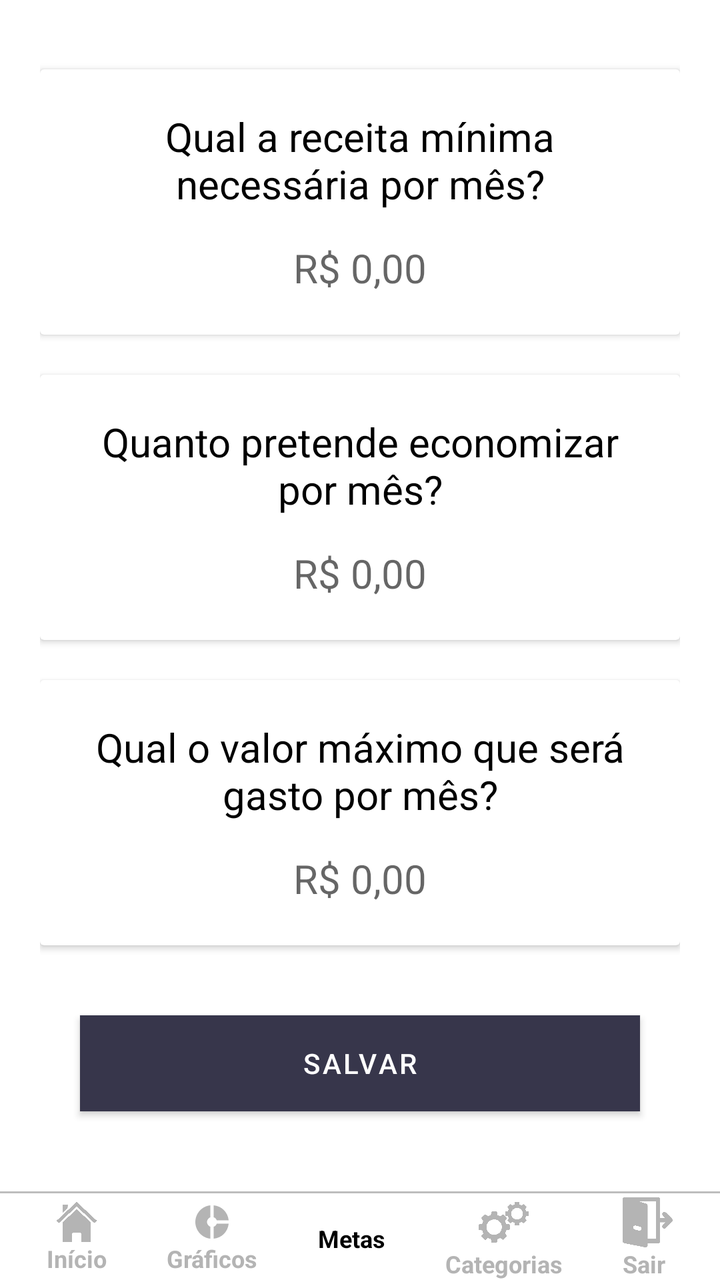
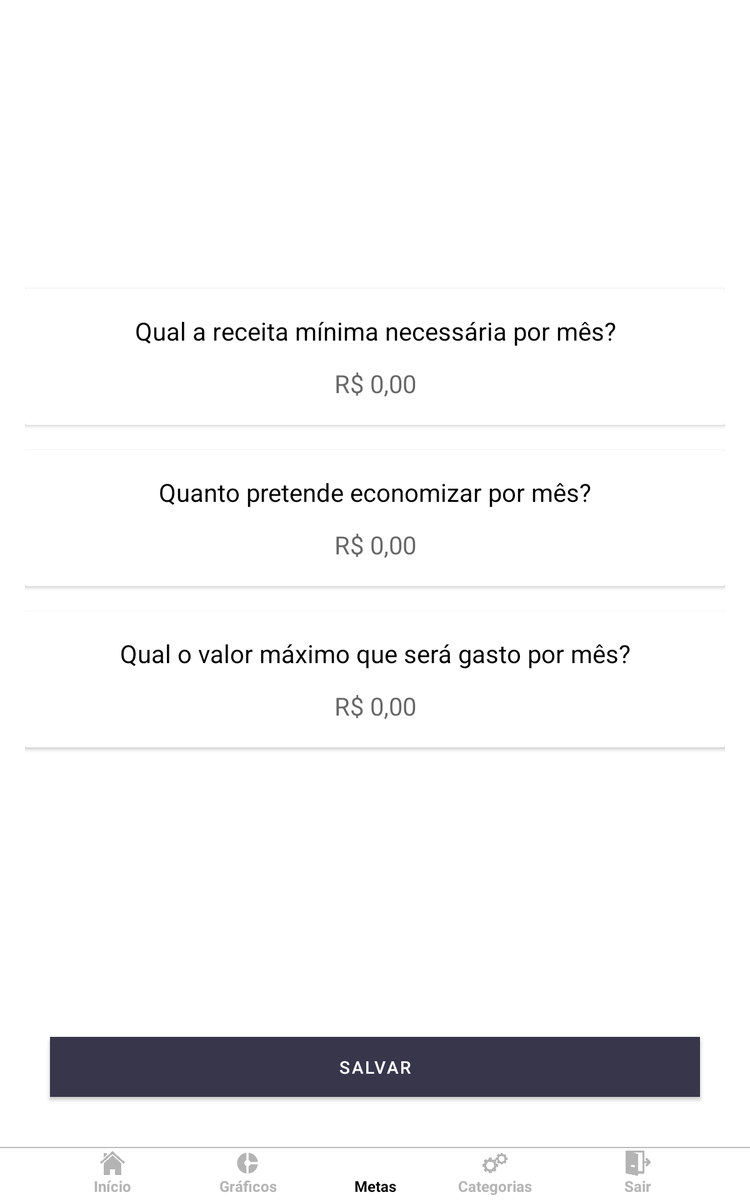

One screen, two layout resources from the same app: the default and the repository's alternative for another configuration. Each is rendered where Android would select it; the XML of both is given below.
<!-- AndroidManifest.xml: application theme AppTheme -->
<!-- res/layout/activity_limites.xml -->
<?xml version="1.0" encoding="utf-8"?>
<androidx.constraintlayout.widget.ConstraintLayout xmlns:android="http://schemas.android.com/apk/res/android"
    xmlns:app="http://schemas.android.com/apk/res-auto"
    xmlns:tools="http://schemas.android.com/tools"
    android:layout_width="match_parent"
    android:layout_height="match_parent"
    tools:context=".LimitesActivity">

    <LinearLayout
        android:layout_width="0dp"
        android:layout_height="0dp"
        android:padding="20dp"
        android:gravity="center"
        android:orientation="vertical"
        app:layout_constraintBottom_toTopOf="@+id/btSave"
        app:layout_constraintEnd_toEndOf="parent"
        app:layout_constraintStart_toStartOf="parent"
        app:layout_constraintTop_toTopOf="parent">

        <androidx.cardview.widget.CardView
            android:layout_width="match_parent"
            android:layout_height="wrap_content" >

            <androidx.constraintlayout.widget.ConstraintLayout
                android:layout_width="match_parent"
                android:padding="20dp"
                android:layout_height="match_parent" >

                <TextView
                    android:id="@+id/tvMinLabel"
                    android:layout_width="match_parent"
                    android:layout_height="wrap_content"
                    android:text="@string/min_label"
                    android:gravity="center"
                    android:textColor="#000"
                    android:textSize="20sp"
                    app:layout_constraintEnd_toEndOf="parent"
                    app:layout_constraintStart_toStartOf="parent"
                    app:layout_constraintTop_toTopOf="parent" />

                <EditText
                    android:id="@+id/etMinValor"
                    android:layout_width="wrap_content"
                    android:layout_height="wrap_content"
                    android:layout_marginTop="15dp"
                    android:background="@null"
                    android:hint="@string/valor_hint"
                    android:inputType="number"
                    android:maxLength="12"
                    android:textColor="#000"
                    android:textSize="20sp"
                    app:layout_constraintEnd_toEndOf="parent"
                    app:layout_constraintStart_toStartOf="parent"
                    app:layout_constraintTop_toBottomOf="@+id/tvMinLabel" />

            </androidx.constraintlayout.widget.ConstraintLayout>

        </androidx.cardview.widget.CardView>

        <androidx.cardview.widget.CardView
            android:layout_width="match_parent"
            android:layout_marginTop="20dp"
            android:layout_height="wrap_content" >

            <androidx.constraintlayout.widget.ConstraintLayout
                android:layout_width="match_parent"
                android:padding="20dp"
                android:layout_height="match_parent" >

                <TextView
                    android:id="@+id/tvEconomiaLabel"
                    android:layout_width="match_parent"
                    android:layout_height="wrap_content"
                    android:text="@string/economia_label"
                    android:gravity="center"
                    android:textColor="#000"
                    android:textSize="20sp"
                    app:layout_constraintEnd_toEndOf="parent"
                    app:layout_constraintStart_toStartOf="parent"
                    app:layout_constraintTop_toTopOf="parent" />

                <EditText
                    android:id="@+id/etEconomiaValor"
                    android:layout_width="wrap_content"
                    android:layout_height="wrap_content"
                    android:layout_marginTop="15dp"
                    android:background="@null"
                    android:hint="@string/valor_hint"
                    android:inputType="number"
                    android:maxLength="12"
                    android:textColor="#000"
                    android:textSize="20sp"
                    app:layout_constraintEnd_toEndOf="parent"
                    app:layout_constraintStart_toStartOf="parent"
                    app:layout_constraintTop_toBottomOf="@+id/tvEconomiaLabel" />

            </androidx.constraintlayout.widget.ConstraintLayout>

        </androidx.cardview.widget.CardView>

        <androidx.cardview.widget.CardView
            android:layout_width="match_parent"
            android:layout_marginTop="20dp"
            android:layout_height="wrap_content" >

            <androidx.constraintlayout.widget.ConstraintLayout
                android:layout_width="match_parent"
                android:padding="20dp"
                android:layout_height="match_parent" >

                <TextView
                    android:id="@+id/tvMaxLabel"
                    android:layout_width="match_parent"
                    android:layout_height="wrap_content"
                    android:text="@string/max_label"
                    android:gravity="center"
                    android:textColor="#000"
                    android:textSize="20sp"
                    app:layout_constraintEnd_toEndOf="parent"
                    app:layout_constraintStart_toStartOf="parent"
                    app:layout_constraintTop_toTopOf="parent" />

                <EditText
                    android:id="@+id/etMaxValor"
                    android:layout_width="wrap_content"
                    android:layout_height="wrap_content"
                    android:layout_marginTop="15dp"
                    android:background="@null"
                    android:hint="@string/valor_hint"
                    android:inputType="number"
                    android:maxLength="12"
                    android:textColor="#000"
                    android:textSize="20sp"
                    app:layout_constraintEnd_toEndOf="parent"
                    app:layout_constraintStart_toStartOf="parent"
                    app:layout_constraintTop_toBottomOf="@+id/tvMaxLabel" />

            </androidx.constraintlayout.widget.ConstraintLayout>

        </androidx.cardview.widget.CardView>

    </LinearLayout>

    <Button
        android:id="@+id/btSave"
        android:layout_width="match_parent"
        android:layout_height="wrap_content"
        android:layout_marginLeft="40dp"
        android:layout_marginRight="40dp"
        android:layout_marginBottom="40dp"
        android:background="@drawable/receita_button_bg"
        android:text="@string/salvar"
        android:textColor="@color/colorAccent"
        app:layout_constraintBottom_toTopOf="@+id/view2"
        app:layout_constraintEnd_toEndOf="parent"
        app:layout_constraintStart_toStartOf="parent" />

    <View
        android:id="@+id/view2"
        android:layout_width="match_parent"
        android:layout_height="1dp"
        android:layout_marginBottom="2dp"
        android:background="#BDBDBD"
        app:layout_constraintBottom_toTopOf="@+id/linearLayout6" />

    <LinearLayout
        android:id="@+id/linearLayout6"
        android:layout_width="match_parent"
        android:layout_height="wrap_content"
        android:gravity="center"
        android:layout_marginTop="2dp"
        android:orientation="horizontal"
        app:layout_constraintBottom_toBottomOf="parent"
        app:layout_constraintEnd_toEndOf="parent"
        app:layout_constraintStart_toStartOf="parent">

        <TextView
            android:id="@+id/tvInicio"
            android:layout_width="wrap_content"
            android:layout_height="wrap_content"
            android:background="?attr/selectableItemBackgroundBorderless"
            android:layout_marginRight="30dp"
            android:drawableTop="@drawable/ic_home_gray"
            android:text="@string/inicio"
            android:textColor="#B4B4B4"
            android:textSize="12sp"
            android:textStyle="bold" />

        <TextView
            android:id="@+id/tvGrafico"
            android:layout_width="wrap_content"
            android:layout_height="wrap_content"
            android:background="?attr/selectableItemBackgroundBorderless"
            android:layout_marginRight="30dp"
            android:drawableTop="@drawable/ic_donut_gray"
            android:text="@string/grafico"
            android:textColor="#B4B4B4"
            android:textSize="12sp"
            android:textStyle="bold" />

        <TextView
            android:id="@+id/tvLimites"
            android:layout_width="wrap_content"
            android:layout_height="wrap_content"
            android:layout_marginRight="30dp"
            android:drawableTop="@drawable/ic_porcentagem"
            android:text="@string/metas"
            android:textColor="#000"
            android:textSize="12sp"
            android:textStyle="bold" />

        <TextView
            android:id="@+id/tvCategorias"
            android:layout_width="wrap_content"
            android:layout_height="wrap_content"
            android:background="?attr/selectableItemBackgroundBorderless"
            android:layout_marginRight="30dp"
            android:drawableTop="@drawable/ic_engrenagem_gray"
            android:text="@string/categorias"
            android:textColor="#B4B4B4"
            android:textSize="12sp"
            android:textStyle="bold" />

        <TextView
            android:id="@+id/tvSair"
            android:layout_width="wrap_content"
            android:layout_height="wrap_content"
            android:background="?attr/selectableItemBackgroundBorderless"
            android:drawableTop="@drawable/ic_sair_gray"
            android:text="@string/sair"
            android:textColor="#B4B4B4"
            android:textSize="12sp"
            android:textStyle="bold" />

    </LinearLayout>

</androidx.constraintlayout.widget.ConstraintLayout>
<!-- resources referenced by this layout -->
<resources>
  <color name="colorAccent">#ffffff</color>
  <!-- drawable ic_donut_gray (drawable) -->
  <vector android:height="20dp" android:tint="#B4B4B4"
      android:viewportHeight="24.0" android:viewportWidth="24.0"
      android:width="20dp" xmlns:android="http://schemas.android.com/apk/res/android">
      <path android:fillColor="#FF000000" android:pathData="M11,9.16V2c-5,0.5 -9,4.79 -9,10s4,9.5 9,10v-7.16c-1,-0.41 -2,-1.52 -2,-2.84s1,-2.43 2,-2.84zM14.86,11H22c-0.48,-4.75 -4,-8.53 -9,-9v7.16c1,0.3 1.52,0.98 1.86,1.84zM13,14.84V22c5,-0.47 8.52,-4.25 9,-9h-7.14c-0.34,0.86 -0.86,1.54 -1.86,1.84z"/>
  </vector>
  <!-- drawable ic_engrenagem_gray (drawable) -->
  <?xml version="1.0" encoding="utf-8"?>
  <layer-list xmlns:android="http://schemas.android.com/apk/res/android" >
  
      <item
          android:drawable="@drawable/engrenagem_grey"
          android:width="25dp"
          android:height="25dp"
          />
  
  </layer-list >
  <!-- drawable ic_home_gray (drawable) -->
  <?xml version="1.0" encoding="utf-8"?>
  <layer-list xmlns:android="http://schemas.android.com/apk/res/android" >
  
      <item
          android:drawable="@drawable/home_grey"
          android:width="20dp"
          android:height="20dp"
          />
  
  </layer-list >
  <!-- drawable ic_porcentagem (drawable) -->
  <?xml version="1.0" encoding="utf-8"?>
  <layer-list xmlns:android="http://schemas.android.com/apk/res/android" >
  
      <item
          android:drawable="@drawable/porcentagem"
          android:width="20dp"
          android:height="20dp"
          />
  
  </layer-list >
  <!-- drawable ic_sair_gray (drawable) -->
  <?xml version="1.0" encoding="utf-8"?>
  <layer-list xmlns:android="http://schemas.android.com/apk/res/android" >
  
      <item
          android:drawable="@drawable/sair_grey"
          android:width="25dp"
          android:height="25dp"
          />
  
  </layer-list >
  <!-- drawable receita_button_bg (drawable) -->
  <?xml version="1.0" encoding="utf-8"?>
  <shape xmlns:android="http://schemas.android.com/apk/res/android">
      <solid android:color="#00A351"/>
      <padding android:left="0dp" android:top="0dp" android:right="0dp" android:bottom="0dp" />
  </shape>
  <string name="categorias">Categorias</string>
  <string name="economia_label">Quanto pretende economizar por mês?</string>
  <string name="grafico">Gráficos</string>
  <string name="inicio">Início</string>
  <string name="max_label">Qual o valor máximo que será gasto por mês?</string>
  <string name="metas">Metas</string>
  <string name="min_label">Qual a receita mínima necessária por mês?</string>
  <string name="sair">Sair</string>
  <string name="salvar">SALVAR</string>
  <string name="valor_hint">R$ 0,00</string>
  <style name="AppTheme" parent="Theme.MaterialComponents.Light.NoActionBar">
          <item name="colorPrimary">@color/colorPrimary</item>
          <item name="colorPrimaryDark">@color/colorPrimaryDark</item>
          <item name="colorAccent">@color/colorPrimaryDark</item>
      </style>
  <!-- drawable engrenagem_grey: png bitmap (drawable, 8236 bytes) -->
  <!-- drawable home_grey: png bitmap (drawable, 110023 bytes) -->
  <!-- drawable sair_grey: png bitmap (drawable, 6878 bytes) -->
  <color name="colorPrimary">#37364b</color>
  <color name="colorPrimaryDark">#040404</color>
</resources>
<!-- res/layout-large/activity_limites.xml (the repository's variant of the layout above) -->
<!-- drawn on a 7-inch tablet held upright -->
<?xml version="1.0" encoding="utf-8"?>
<androidx.constraintlayout.widget.ConstraintLayout xmlns:android="http://schemas.android.com/apk/res/android"
    xmlns:app="http://schemas.android.com/apk/res-auto"
    xmlns:tools="http://schemas.android.com/tools"
    android:layout_width="match_parent"
    android:layout_height="match_parent"
    tools:context=".LimitesActivity">

    <LinearLayout
        android:layout_width="0dp"
        android:layout_height="0dp"
        android:padding="20dp"
        android:gravity="center"
        android:orientation="vertical"
        app:layout_constraintBottom_toTopOf="@+id/btSave"
        app:layout_constraintEnd_toEndOf="parent"
        app:layout_constraintStart_toStartOf="parent"
        app:layout_constraintTop_toTopOf="parent">

        <androidx.cardview.widget.CardView
            android:layout_width="match_parent"
            android:layout_height="wrap_content" >

            <androidx.constraintlayout.widget.ConstraintLayout
                android:layout_width="match_parent"
                android:padding="20dp"
                android:layout_height="match_parent" >

                <TextView
                    android:id="@+id/tvMinLabel"
                    android:layout_width="match_parent"
                    android:layout_height="wrap_content"
                    android:text="@string/min_label"
                    android:gravity="center"
                    android:textColor="#000"
                    android:textSize="20sp"
                    app:layout_constraintEnd_toEndOf="parent"
                    app:layout_constraintStart_toStartOf="parent"
                    app:layout_constraintTop_toTopOf="parent" />

                <EditText
                    android:id="@+id/etMinValor"
                    android:layout_width="wrap_content"
                    android:layout_height="wrap_content"
                    android:layout_marginTop="15dp"
                    android:background="@null"
                    android:hint="@string/valor_hint"
                    android:inputType="number"
                    android:maxLength="12"
                    android:textColor="#000"
                    android:textSize="20sp"
                    app:layout_constraintEnd_toEndOf="parent"
                    app:layout_constraintStart_toStartOf="parent"
                    app:layout_constraintTop_toBottomOf="@+id/tvMinLabel" />

            </androidx.constraintlayout.widget.ConstraintLayout>

        </androidx.cardview.widget.CardView>

        <androidx.cardview.widget.CardView
            android:layout_width="match_parent"
            android:layout_marginTop="20dp"
            android:layout_height="wrap_content" >

            <androidx.constraintlayout.widget.ConstraintLayout
                android:layout_width="match_parent"
                android:padding="20dp"
                android:layout_height="match_parent" >

                <TextView
                    android:id="@+id/tvEconomiaLabel"
                    android:layout_width="match_parent"
                    android:layout_height="wrap_content"
                    android:text="@string/economia_label"
                    android:gravity="center"
                    android:textColor="#000"
                    android:textSize="20sp"
                    app:layout_constraintEnd_toEndOf="parent"
                    app:layout_constraintStart_toStartOf="parent"
                    app:layout_constraintTop_toTopOf="parent" />

                <EditText
                    android:id="@+id/etEconomiaValor"
                    android:layout_width="wrap_content"
                    android:layout_height="wrap_content"
                    android:layout_marginTop="15dp"
                    android:background="@null"
                    android:hint="@string/valor_hint"
                    android:inputType="number"
                    android:maxLength="12"
                    android:textColor="#000"
                    android:textSize="20sp"
                    app:layout_constraintEnd_toEndOf="parent"
                    app:layout_constraintStart_toStartOf="parent"
                    app:layout_constraintTop_toBottomOf="@+id/tvEconomiaLabel" />

            </androidx.constraintlayout.widget.ConstraintLayout>

        </androidx.cardview.widget.CardView>

        <androidx.cardview.widget.CardView
            android:layout_width="match_parent"
            android:layout_marginTop="20dp"
            android:layout_height="wrap_content" >

            <androidx.constraintlayout.widget.ConstraintLayout
                android:layout_width="match_parent"
                android:padding="20dp"
                android:layout_height="match_parent" >

                <TextView
                    android:id="@+id/tvMaxLabel"
                    android:layout_width="match_parent"
                    android:layout_height="wrap_content"
                    android:text="@string/max_label"
                    android:gravity="center"
                    android:textColor="#000"
                    android:textSize="20sp"
                    app:layout_constraintEnd_toEndOf="parent"
                    app:layout_constraintStart_toStartOf="parent"
                    app:layout_constraintTop_toTopOf="parent" />

                <EditText
                    android:id="@+id/etMaxValor"
                    android:layout_width="wrap_content"
                    android:layout_height="wrap_content"
                    android:layout_marginTop="15dp"
                    android:background="@null"
                    android:hint="@string/valor_hint"
                    android:inputType="number"
                    android:maxLength="12"
                    android:textColor="#000"
                    android:textSize="20sp"
                    app:layout_constraintEnd_toEndOf="parent"
                    app:layout_constraintStart_toStartOf="parent"
                    app:layout_constraintTop_toBottomOf="@+id/tvMaxLabel" />

            </androidx.constraintlayout.widget.ConstraintLayout>

        </androidx.cardview.widget.CardView>

    </LinearLayout>

    <Button
        android:id="@+id/btSave"
        android:layout_width="match_parent"
        android:layout_height="wrap_content"
        android:layout_marginLeft="40dp"
        android:layout_marginRight="40dp"
        android:layout_marginBottom="40dp"
        android:background="@drawable/receita_button_bg"
        android:text="@string/salvar"
        android:textColor="@color/colorAccent"
        app:layout_constraintBottom_toTopOf="@+id/view2"
        app:layout_constraintEnd_toEndOf="parent"
        app:layout_constraintStart_toStartOf="parent" />

    <View
        android:id="@+id/view2"
        android:layout_width="match_parent"
        android:layout_height="1dp"
        android:layout_marginBottom="2dp"
        android:background="#BDBDBD"
        app:layout_constraintBottom_toTopOf="@+id/ivUm" />

    <ImageView
        android:id="@+id/ivUm"
        android:layout_width="20dp"
        android:layout_height="20dp"
        android:src="@drawable/home_grey"
        android:background="?attr/selectableItemBackgroundBorderless"
        android:clickable="true"
        android:focusable="true"
        app:layout_constraintBottom_toTopOf="@+id/tvInicio"
        app:layout_constraintEnd_toEndOf="@+id/tvInicio"
        app:layout_constraintStart_toStartOf="@+id/tvInicio" />

    <TextView
        android:id="@+id/tvInicio"
        android:layout_width="wrap_content"
        android:layout_height="wrap_content"
        android:layout_marginStart="5dp"
        android:layout_marginBottom="3dp"
        android:gravity="center"
        android:text="@string/inicio"
        android:textColor="#B4B4B4"
        android:textSize="12sp"
        android:textStyle="bold"
        app:layout_constraintBottom_toBottomOf="parent"
        app:layout_constraintEnd_toStartOf="@+id/tvGrafico"
        app:layout_constraintStart_toStartOf="parent" />

    <ImageView
        android:id="@+id/ivDois"
        android:layout_width="20dp"
        android:layout_height="20dp"
        android:background="?attr/selectableItemBackgroundBorderless"
        android:clickable="true"
        android:focusable="true"
        android:src="@drawable/ic_donut_gray"
        app:layout_constraintBottom_toTopOf="@+id/tvGrafico"
        app:layout_constraintEnd_toEndOf="@+id/tvGrafico"
        app:layout_constraintStart_toStartOf="@+id/tvGrafico" />

    <TextView
        android:id="@+id/tvGrafico"
        android:layout_width="wrap_content"
        android:layout_height="wrap_content"
        android:layout_marginBottom="3dp"
        android:background="?attr/selectableItemBackgroundBorderless"
        android:gravity="center"
        android:text="@string/grafico"
        android:textColor="#B4B4B4"
        android:textSize="12sp"
        android:textStyle="bold"
        app:layout_constraintBottom_toBottomOf="parent"
        app:layout_constraintEnd_toStartOf="@+id/guidelineEnd"
        app:layout_constraintStart_toStartOf="@+id/guidelineEnd" />

    <ImageView
        android:id="@+id/ivTres"
        android:layout_width="20dp"
        android:layout_height="20dp"
        android:src="@drawable/porcentagem"
        android:background="?attr/selectableItemBackgroundBorderless"
        android:clickable="true"
        android:focusable="true"
        app:layout_constraintBottom_toTopOf="@+id/tvLimites"
        app:layout_constraintEnd_toEndOf="@+id/tvLimites"
        app:layout_constraintStart_toStartOf="@+id/tvLimites" />

    <TextView
        android:id="@+id/tvLimites"
        android:layout_width="wrap_content"
        android:layout_height="wrap_content"
        android:layout_marginBottom="3dp"
        android:background="?attr/selectableItemBackgroundBorderless"
        android:gravity="center"
        android:text="@string/metas"
        android:textColor="#000"
        android:textSize="12sp"
        android:textStyle="bold"
        app:layout_constraintBottom_toBottomOf="parent"
        app:layout_constraintEnd_toEndOf="parent"
        app:layout_constraintStart_toStartOf="parent" />

    <ImageView
        android:id="@+id/ivQuatro"
        android:layout_width="20dp"
        android:layout_height="20dp"
        android:src="@drawable/engrenagem_grey"
        app:layout_constraintBottom_toTopOf="@+id/tvCategorias"
        app:layout_constraintEnd_toEndOf="@+id/tvCategorias"
        app:layout_constraintStart_toStartOf="@+id/tvCategorias" />

    <TextView
        android:id="@+id/tvCategorias"
        android:layout_width="wrap_content"
        android:layout_height="wrap_content"
        android:layout_marginBottom="3dp"
        android:background="?attr/selectableItemBackgroundBorderless"
        android:gravity="center"
        android:text="@string/categorias"
        android:textColor="#B4B4B4"
        android:textSize="12sp"
        android:textStyle="bold"
        app:layout_constraintBottom_toBottomOf="parent"
        app:layout_constraintEnd_toStartOf="@+id/guidelineBegin"
        app:layout_constraintStart_toStartOf="@+id/guidelineBegin" />

    <ImageView
        android:id="@+id/ivCinco"
        android:layout_width="20dp"
        android:layout_height="20dp"
        android:background="?attr/selectableItemBackgroundBorderless"
        android:clickable="true"
        android:focusable="true"
        android:src="@drawable/sair_grey"
        app:layout_constraintBottom_toTopOf="@+id/tvSair"
        app:layout_constraintEnd_toEndOf="@+id/tvSair"
        app:layout_constraintStart_toStartOf="@+id/tvSair" />

    <TextView
        android:id="@+id/tvSair"
        android:layout_width="wrap_content"
        android:layout_height="wrap_content"
        android:layout_marginEnd="5dp"
        android:layout_marginBottom="3dp"
        android:background="?attr/selectableItemBackgroundBorderless"
        android:text="@string/sair"
        android:textColor="#B4B4B4"
        android:textSize="12sp"
        android:textStyle="bold"
        app:layout_constraintBottom_toBottomOf="parent"
        app:layout_constraintEnd_toEndOf="parent"
        app:layout_constraintStart_toEndOf="@+id/tvCategorias" />

    <androidx.constraintlayout.widget.Guideline
        android:id="@+id/guidelineEnd"
        android:layout_width="0dp"
        android:layout_height="match_parent"
        android:orientation="vertical"
        app:layout_constraintGuide_begin="0dp"
        app:layout_constraintGuide_percent=".33" />

    <androidx.constraintlayout.widget.Guideline
        android:id="@+id/guidelineBegin"
        android:layout_width="0dp"
        android:layout_height="match_parent"
        android:orientation="vertical"
        app:layout_constraintGuide_begin="0dp"
        app:layout_constraintGuide_percent=".66" />

</androidx.constraintlayout.widget.ConstraintLayout>
<!-- resources referenced by the variant -->
<!-- as a 7-inch tablet held upright resolves them -->
<resources>
  <color name="colorAccent">#ffffff</color>
  <!-- drawable engrenagem_grey: png bitmap (drawable, 8236 bytes) -->
  <!-- drawable home_grey: png bitmap (drawable, 110023 bytes) -->
  <!-- drawable ic_donut_gray (drawable) -->
  <vector android:height="20dp" android:tint="#B4B4B4"
      android:viewportHeight="24.0" android:viewportWidth="24.0"
      android:width="20dp" xmlns:android="http://schemas.android.com/apk/res/android">
      <path android:fillColor="#FF000000" android:pathData="M11,9.16V2c-5,0.5 -9,4.79 -9,10s4,9.5 9,10v-7.16c-1,-0.41 -2,-1.52 -2,-2.84s1,-2.43 2,-2.84zM14.86,11H22c-0.48,-4.75 -4,-8.53 -9,-9v7.16c1,0.3 1.52,0.98 1.86,1.84zM13,14.84V22c5,-0.47 8.52,-4.25 9,-9h-7.14c-0.34,0.86 -0.86,1.54 -1.86,1.84z"/>
  </vector>
  <!-- drawable receita_button_bg (drawable) -->
  <?xml version="1.0" encoding="utf-8"?>
  <shape xmlns:android="http://schemas.android.com/apk/res/android">
      <solid android:color="#00A351"/>
      <padding android:left="0dp" android:top="0dp" android:right="0dp" android:bottom="0dp" />
  </shape>
  <!-- drawable sair_grey: png bitmap (drawable, 6878 bytes) -->
  <string name="categorias">Categorias</string>
  <string name="economia_label">Quanto pretende economizar por mês?</string>
  <string name="grafico">Gráficos</string>
  <string name="inicio">Início</string>
  <string name="max_label">Qual o valor máximo que será gasto por mês?</string>
  <string name="metas">Metas</string>
  <string name="min_label">Qual a receita mínima necessária por mês?</string>
  <string name="sair">Sair</string>
  <string name="salvar">SALVAR</string>
  <string name="valor_hint">R$ 0,00</string>
  <style name="AppTheme" parent="Theme.MaterialComponents.Light.NoActionBar">
          <item name="colorPrimary">@color/colorPrimary</item>
          <item name="colorPrimaryDark">@color/colorPrimaryDark</item>
          <item name="colorAccent">@color/colorPrimaryDark</item>
      </style>
  <color name="colorPrimary">#37364b</color>
  <color name="colorPrimaryDark">#040404</color>
</resources>
